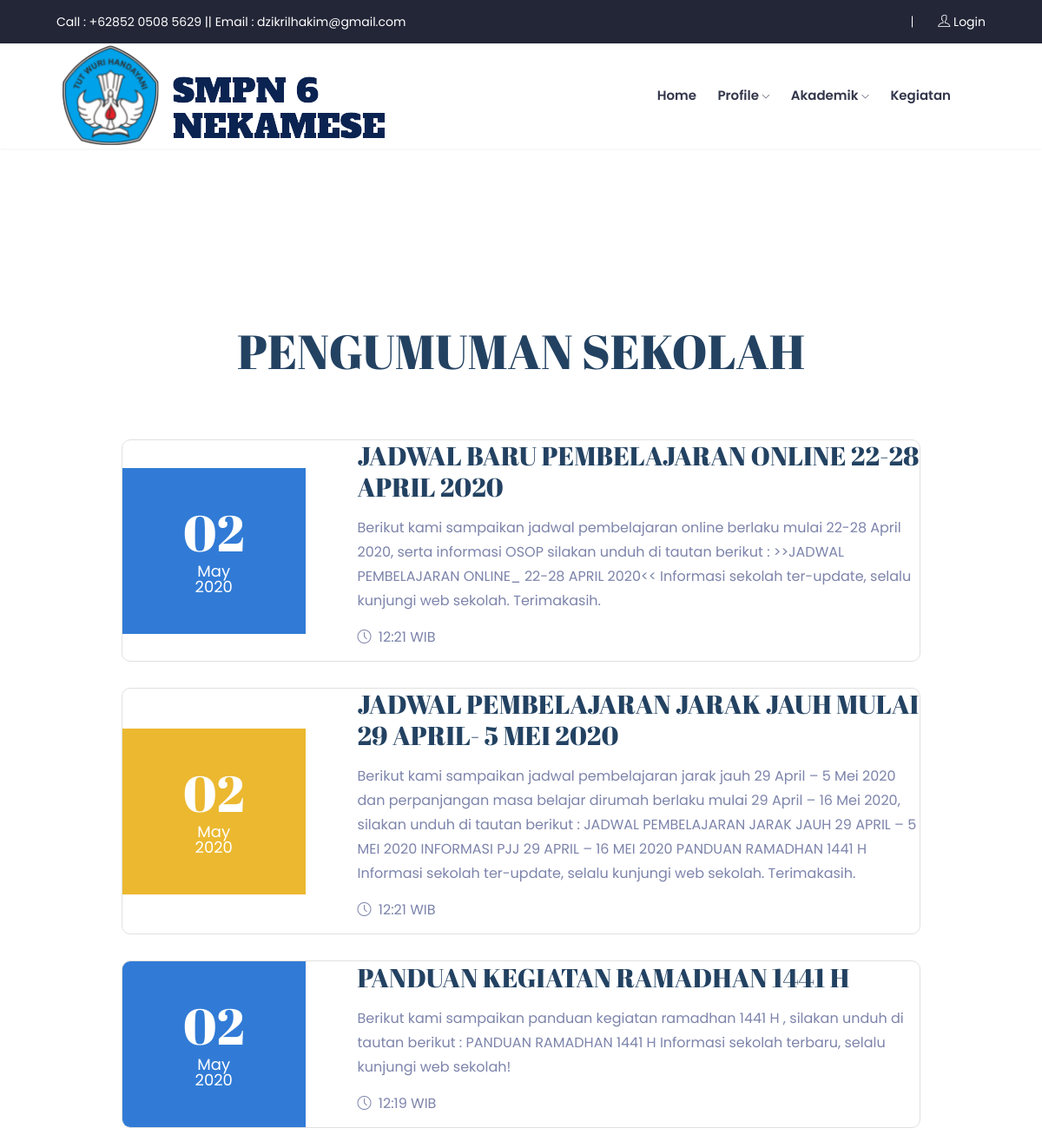
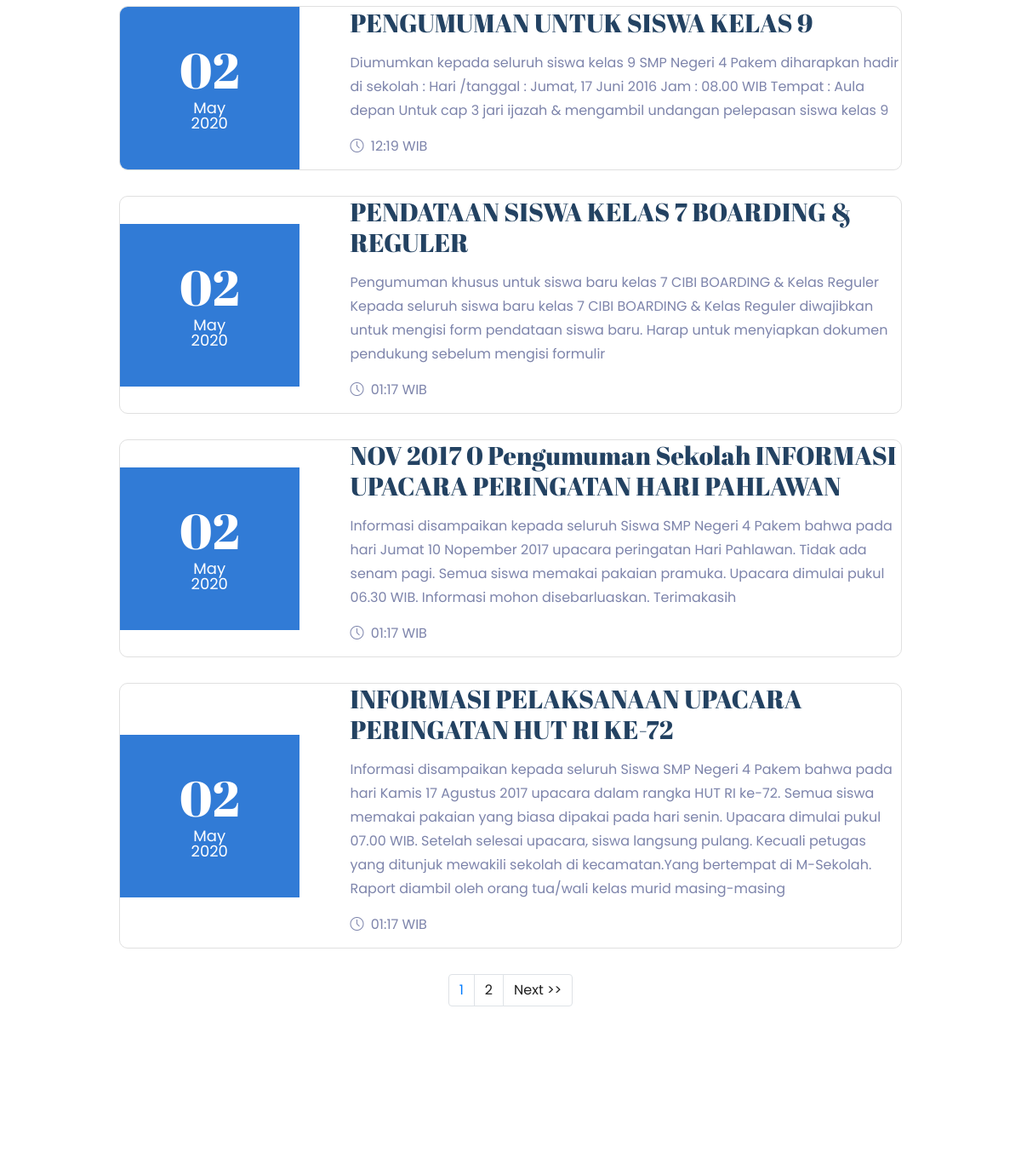
Before: /index.php/pengumuman (upper part) with the older database file (2 pictures, top to bottom).
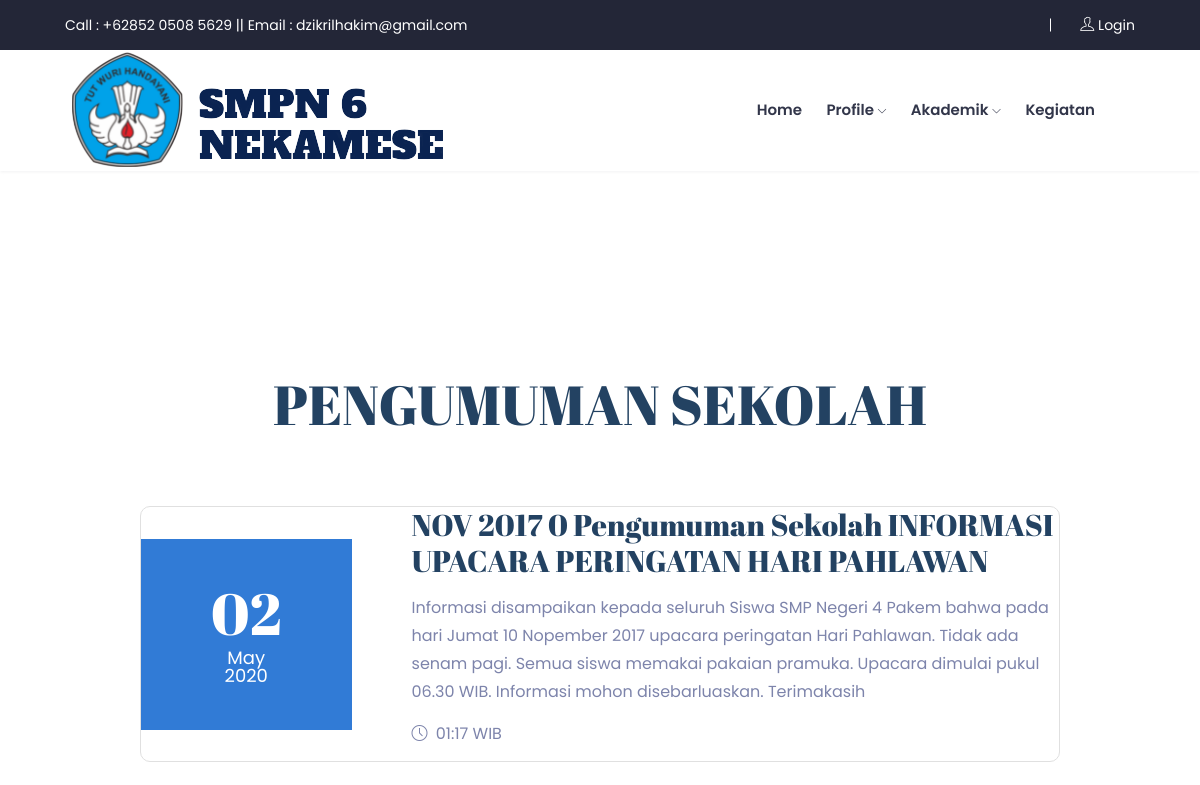
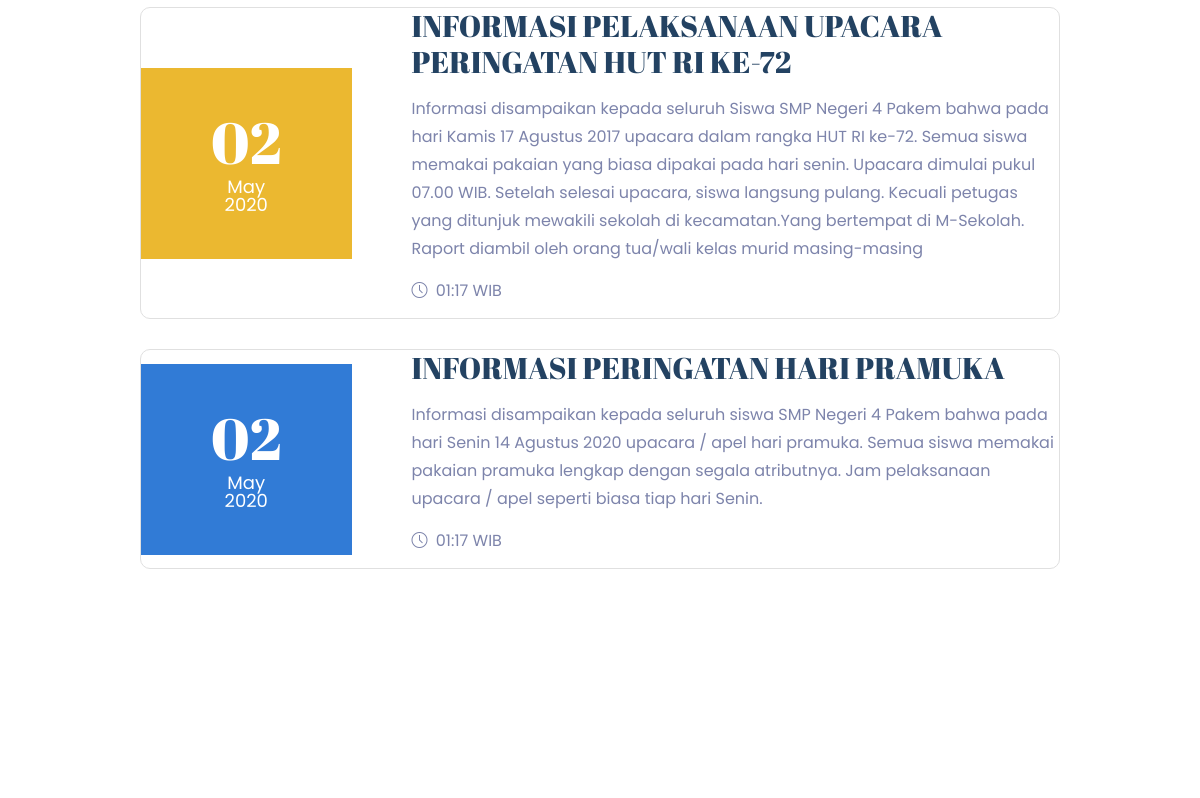
After: the same page with the newer database file (2 pictures, top to bottom).
### tables this page shows
CREATE TABLE `tbl_pengumuman` (
  `pengumuman_id` int(11) NOT NULL,
  `pengumuman_judul` varchar(150) DEFAULT NULL,
  `pengumuman_deskripsi` text DEFAULT NULL,
  `pengumuman_tanggal` timestamp NULL DEFAULT current_timestamp(),
  `pengumuman_author` varchar(60) DEFAULT NULL
);

### index.php (called while the page is built, shortened)
<?php
require_once BASEPATH.'core/CodeIgniter.php';

### application/models/M_pengumuman.php (called while the page is built, shortened)
<?php
class M_pengumuman extends CI_Model{
	function pengumuman_perpage($offset,$limit){
		$hsl=$this->db->query("SELECT pengumuman_id,pengumuman_judul,pengumuman_deskripsi,pengumuman_tanggal,DATE_FORMAT(pengumuman_tanggal,'%d/%m/%Y') AS tanggal,pengumuman_author FROM tbl_pengumuman ORDER BY pengumuman_id DESC limit $offset,$limit");
		return $hsl;
	}
}

### application/views/depan/v_pengumuman.php (the view)
<div class="recent_event_area section__padding">
        <div class="container">
            <div class="row justify-content-center">
                <div class="col-lg-8 col-md-10">
                    <div class="section_title text-center mb-70">
                        <h3 class="mb-45">PENGUMUMAN SEKOLAH</h3>
                    </div>
                </div>
            </div>
            <div class="row justify-content-center">
                <div class="col-lg-10">
                    <?php foreach($data->result() as $row):?>
                    <div class="single_event d-flex align-items-center">
                        <div class="date text-center">
                            <span><?php echo date("d", strtotime($row->pengumuman_tanggal));?></span>
                            <p><?php echo date("M Y", strtotime($row->pengumuman_tanggal));?></p>
                        </div>
                        <div class="event_info">
                            <a href="event_details.html">
                                <h4><?php echo $row->pengumuman_judul;?></h4>
                             </a>
                            <p><?php echo $row->pengumuman_deskripsi;?></p>
                            <p><span> <i class="flaticon-clock"></i> <?php echo date("H:i", strtotime($row->pengumuman_tanggal)).' WIB';?></span> </p>
                        </div>
                    </div>
                    <?php endforeach;?>
                </div>
                <div class="col-md-12 text-center">
        <?php echo $page;?>
    </div>
            </div>
        </div>
    </div>

Changed rows visible on the page:
removed tbl_pengumuman: pengumuman_tanggal "02", pengumuman_tanggal "May 2020", pengumuman_judul "JADWAL BARU PEMBELAJARAN ONLINE 22-28 APRIL 2020", pengumuman_deskripsi "Berikut kami sampaikan jadwal pembelajaran online berlaku mulai 22-28 April 2020, serta informasi OSOP silakan unduh di tautan berikut : >>JADWAL PEMBELAJARAN ONLINE_ 22-28 APRIL 2020<< Informasi sekolah ter-update, selalu kunjungi web sekolah. Terimakasih.", pengumuman_tanggal "12:21"
removed tbl_pengumuman: pengumuman_tanggal "02", pengumuman_tanggal "May 2020", pengumuman_judul "JADWAL PEMBELAJARAN JARAK JAUH MULAI 29 APRIL- 5 MEI 2020", pengumuman_deskripsi "Berikut kami sampaikan jadwal pembelajaran jarak jauh 29 April – 5 Mei 2020 dan perpanjangan masa belajar dirumah berlaku mulai 29 April – 16 Mei 2020, silakan unduh di tautan berikut : JADWAL PEMBELAJARAN JARAK JAUH 29 APRIL – 5 MEI 2020 INFORMASI PJJ 29 APRIL – 16 MEI 2020 PANDUAN RAMADHAN 1441 H Informasi sekolah ter-update, selalu kunjungi web sekolah. Terimakasih.", pengumuman_tanggal "12:21"
removed tbl_pengumuman: pengumuman_tanggal "02", pengumuman_tanggal "May 2020", pengumuman_judul "PANDUAN KEGIATAN RAMADHAN 1441 H", pengumuman_deskripsi "Berikut kami sampaikan panduan kegiatan ramadhan 1441 H , silakan unduh di tautan berikut : PANDUAN RAMADHAN 1441 H Informasi sekolah terbaru, selalu kunjungi web sekolah!", pengumuman_tanggal "12:19"
removed tbl_pengumuman: pengumuman_tanggal "02", pengumuman_tanggal "May 2020", pengumuman_judul "PENGUMUMAN UNTUK SISWA KELAS 9", pengumuman_deskripsi "Diumumkan kepada seluruh siswa kelas 9 SMP Negeri 4 Pakem diharapkan hadir di sekolah : Hari /tanggal : Jumat, 17 Juni 2016 Jam : 08.00 WIB Tempat : Aula depan Untuk cap 3 jari ijazah & mengambil undangan pelepasan siswa kelas 9", pengumuman_tanggal "12:19"
removed tbl_pengumuman: pengumuman_tanggal "02", pengumuman_tanggal "May 2020", pengumuman_judul "PENDATAAN SISWA KELAS 7 BOARDING & REGULER", pengumuman_deskripsi "Pengumuman khusus untuk siswa baru kelas 7 CIBI BOARDING & Kelas Reguler Kepada seluruh siswa baru kelas 7 CIBI BOARDING & Kelas Reguler diwajibkan untuk mengisi form pendataan siswa baru. Harap untuk menyiapkan dokumen pendukung sebelum mengisi formulir", pengumuman_tanggal "01:17"
now on this page (row edited): tbl_pengumuman: pengumuman_tanggal "02", pengumuman_tanggal "May 2020", pengumuman_judul "INFORMASI PERINGATAN HARI PRAMUKA", pengumuman_deskripsi "Informasi disampaikan kepada seluruh siswa SMP Negeri 4 Pakem bahwa pada hari Senin 14 Agustus 2020 upacara / apel hari pramuka. Semua siswa memakai pakaian pramuka lengkap dengan segala atributnya. Jam pelaksanaan upacara / apel seperti biasa tiap hari Senin.", pengumuman_tanggal "01:17"
Other visible differences:
$page: "1 2 Next >>" → (not shown)
